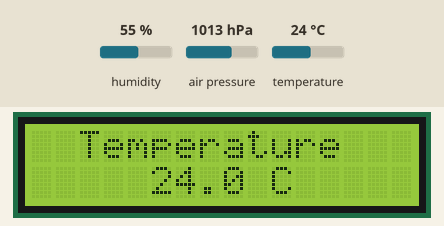
The sketch below on a simulated Arduino Uno, built with avr-gcc and run on an emulated ATmega328P. Shown: 16×2 character LCD. The test bench sets the inputs (shaded band); at power-on: humidity 55 %, air pressure 1013 hPa, temperature 24 °C.

Above: at 5.7 s.
5.8 s: humidity set to 22 %
At 8.2 s:
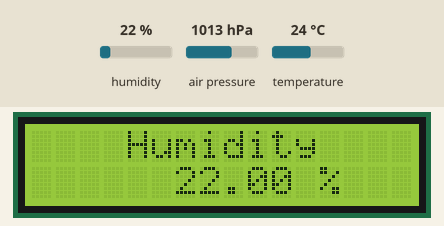
12.0 s: air pressure set to 952 hPa
At 16.3 s:
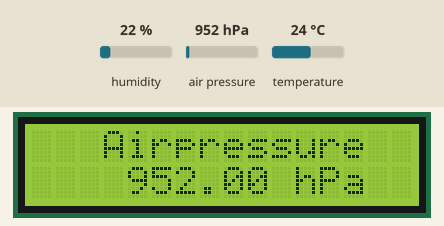
17.0 s: temperature set to 12 °C
At 19.0 s:
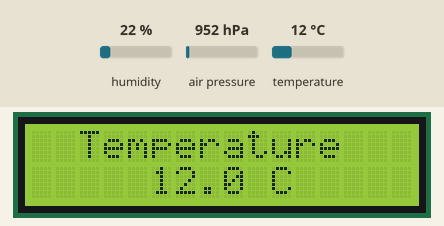
22.0 s: humidity set to 40 %
At 26.8 s:
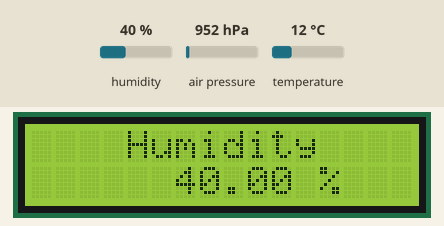
Timing chart, 0 to 28.1 s (numbered marks = the images above; inputs shaded):
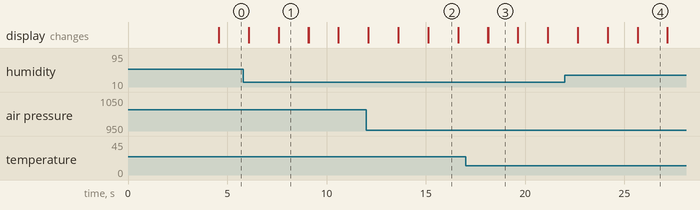

Measured:
- what the display in image 1 shows lasts 1.5 s, from 7.6 s to 9.1 s

The sketch:

weather_bmp280.ino
```cpp
#include <LiquidCrystal.h>
#include <Seeed_BME280.h>
#include <Wire.h>

BME280 bme280;

int interval = 1500;

LiquidCrystal lcd(12, 11, 5, 4, 3, 2);

void setup() {
  lcd.begin(16, 2);

  if(!bme280.init()){
    lcd.clear();
    lcd.setCursor(0, 0);
    lcd.print("Missing Sensor!");
  }

  lcd.setCursor(0, 0);
  lcd.print("BMP280 & LCD1602");
  lcd.setCursor(1, 1);
  lcd.print("Weatherstation");

  delay(interval*3);
  lcd.clear();

}

void loop() {
  lcd.setCursor(2, 0);
  lcd.print("Temperature");
  lcd.setCursor(5, 1);
  lcd.print(bme280.getTemperature(),1);
  lcd.print(" C");

 delay(interval);
 lcd.clear();

  lcd.setCursor(3, 0);
  lcd.print("Airpressure");
  lcd.setCursor(4, 1);
  lcd.print((bme280.getPressure())/100);
  lcd.print(" hPa");

 delay(interval);
 lcd.clear();

  lcd.setCursor(4, 0);
  lcd.print("Humidity");
  lcd.setCursor(6, 1);
  lcd.print(bme280.getHumidity());
  lcd.print(" %");

 delay(interval);
 lcd.clear();
}
```
